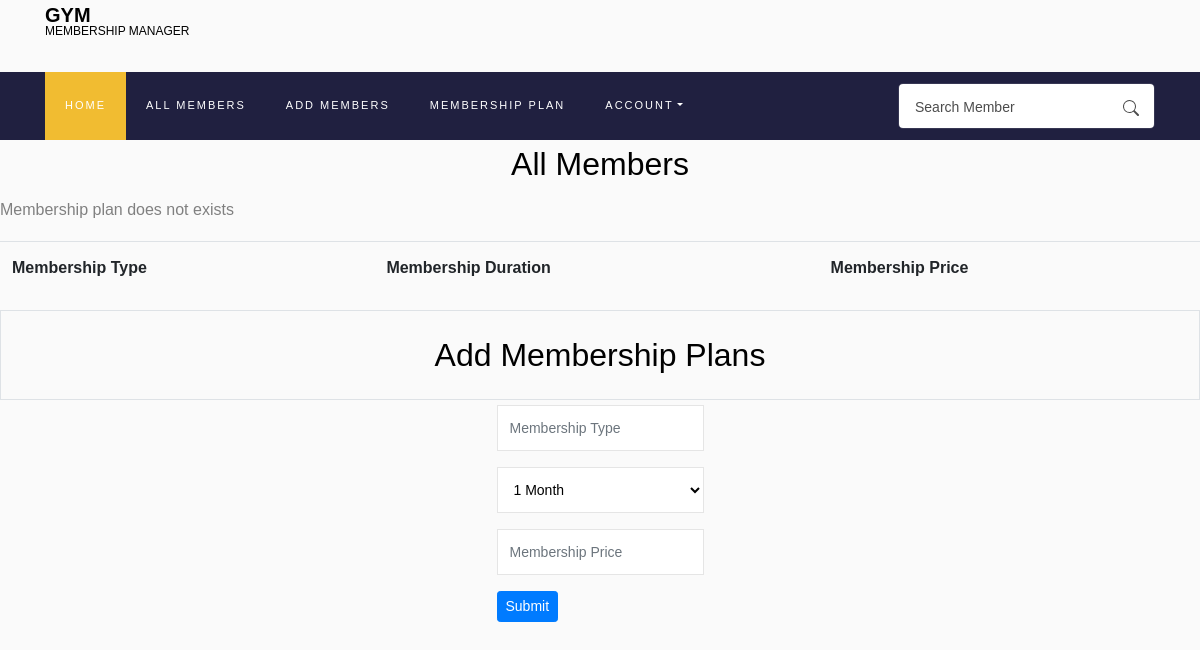
The app's page /membership (signed in), older data.
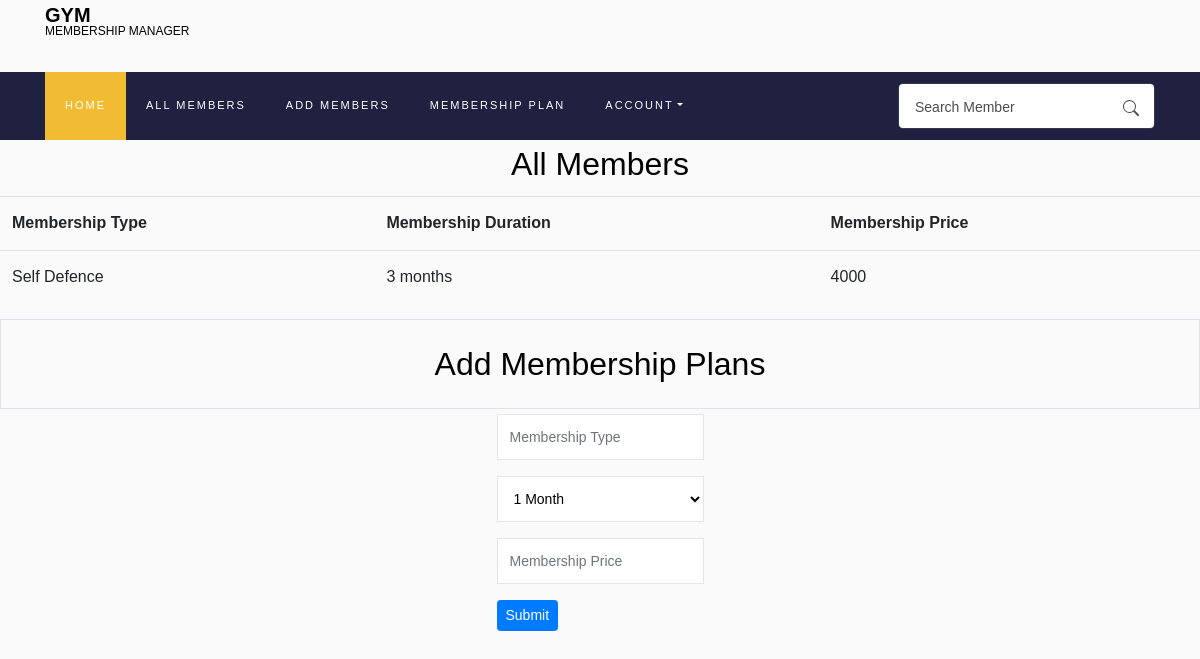
The same page, newer data.
### Membership/models.py (models this page shows, shortened)
class Membership(models.Model):
    user = models.ForeignKey(
        User, on_delete=models.CASCADE, related_name='owner')
    membership_type = models.CharField(max_length=100, blank=False)
    membership_price = models.IntegerField(blank=False)
    membership_duration = models.CharField(max_length=20, blank=False)

### Membership/views.py (the view, shortened to what this page needs)
# urls.py: path("membership",views.membership, name='membership'),
def membership(request):
    plans = Membership.objects.filter(user = request.user).order_by('membership_type')
    template = 'Membership/membership.html'
    return render(request, template, {
        'form': MembershipForm(),
        'plans':plans
    })

### Membership/forms.py
class SearchForm(forms.Form):
    search = forms.CharField(label='',max_length=100,widget=forms.TextInput(attrs={
        'class':'form-control pl-3',
        'placeholder': 'Search Member',
    }))

class MembershipForm(ModelForm):
    class Meta:
        model = Membership
        fields = ['membership_type', 'membership_duration', 'membership_price']
        style = 'max-width: 300px;'
        widgets = {
            'membership_type':TextInput(attrs={
               'class':'form-control',
               'style': style,
               'placeholder': 'Membership Type',
            }),
             'membership_duration': forms.Select(choices=(("1 month","1 Month"),("3 months","3 Months"),("6 months","6 Months"),("12 months","12 Months")),
                                attrs={
                                    'class':'form-control','style': style}),
            'membership_price':NumberInput(attrs={
               'class':'form-control',
               'style': style,
               'placeholder': 'Membership Price',
            }),
        }

### Membership/utils.py (called while the page is built)
def inject_form(request):
    return {'searchform': SearchForm()}

### Membership/templates/Membership/membership.html (shortened to what this page needs)
{% extends "Membership/layout.html" %}
{% load static %}
{% block style %} <link rel="stylesheet" href="{% static 'Membership/styles.css' %}"> {% endblock %}
{% block body %}
<h2 style="text-align: center;">All Members</h2>
<table class="table table-hover">
    <tr>
        <th>Membership Type</th>
        <th>Membership Duration</th>
        <th>Membership Price</th>
    </tr>
    {% for plan in plans %}
    <tr>
        <td>{{plan.membership_type}}</td>
        <td>{{plan.membership_duration}}</td>
        <td>{{plan.membership_price}}</td>
    </tr>
    {% empty %}
    <p>Membership plan does not exists</p>
    {% endfor %}
</table>
<div class="border">
<h2 style="text-align: center;" id="page-title">Add Membership Plans</h2>
</div>
<div class="d-flex justify-content-center">
<form action="{% url 'membership' %}" method="post" id="form-div">
    <div class="form-group">
        {{form.membership_type}}
    </div>
    <div class="form-group">
        {{form.membership_duration}}
    </div>
    <div class="form-group">
        {{form.membership_price}}
    </div>
    <div class="form-group">
        <input type="submit" class="btn btn-primary btn-sm">
    </div>
</form>
</div>
{% endblock %}

Row changes from the older to the newer data that the page shows:
added Membership: membership_type "Self Defence", membership_duration "3 months", membership_price "4000"
Text that changed along with them:
text no longer shown: "Membership plan does not exists"
